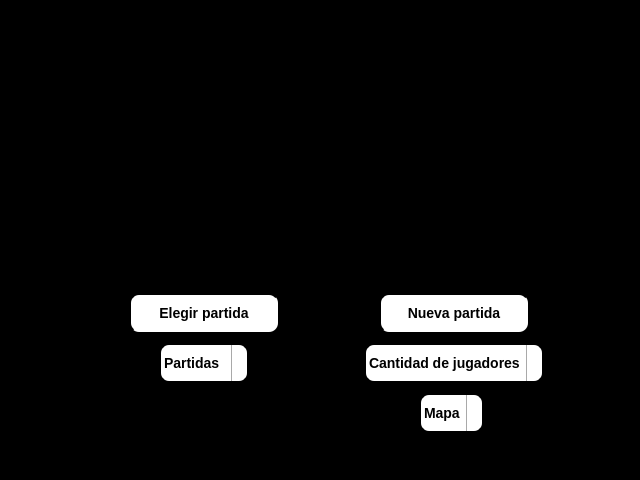
<?xml version="1.0" encoding="UTF-8"?>
<ui version="4.0">
 <class>MainWindow</class>
 <widget class="QMainWindow" name="MainWindow">
  <property name="enabled">
   <bool>true</bool>
  </property>
  <property name="geometry">
   <rect>
    <x>0</x>
    <y>0</y>
    <width>640</width>
    <height>480</height>
   </rect>
  </property>
  <property name="sizePolicy">
   <sizepolicy hsizetype="Expanding" vsizetype="Expanding">
    <horstretch>0</horstretch>
    <verstretch>0</verstretch>
   </sizepolicy>
  </property>
  <property name="minimumSize">
   <size>
    <width>640</width>
    <height>480</height>
   </size>
  </property>
  <property name="windowTitle">
   <string>Worms 2D</string>
  </property>
  <property name="styleSheet">
   <string notr="true">background-color: black;</string>
  </property>
  <widget class="QWidget" name="centralwidget">
   <property name="enabled">
    <bool>true</bool>
   </property>
   <property name="sizePolicy">
    <sizepolicy hsizetype="Expanding" vsizetype="Expanding">
     <horstretch>0</horstretch>
     <verstretch>0</verstretch>
    </sizepolicy>
   </property>
   <property name="minimumSize">
    <size>
     <width>640</width>
     <height>480</height>
    </size>
   </property>
   <property name="contextMenuPolicy">
    <enum>Qt::PreventContextMenu</enum>
   </property>
   <layout class="QGridLayout" name="gridLayout">
    <item row="0" column="0">
     <widget class="QFrame" name="frame_2">
      <property name="minimumSize">
       <size>
        <width>640</width>
        <height>240</height>
       </size>
      </property>
      <property name="maximumSize">
       <size>
        <width>640</width>
        <height>240</height>
       </size>
      </property>
      <property name="frameShape">
       <enum>QFrame::StyledPanel</enum>
      </property>
      <property name="frameShadow">
       <enum>QFrame::Raised</enum>
      </property>
      <widget class="QLabel" name="logo">
       <property name="geometry">
        <rect>
         <x>110</x>
         <y>8</y>
         <width>425</width>
         <height>240</height>
        </rect>
       </property>
       <property name="styleSheet">
        <string notr="true"/>
       </property>
       <property name="text">
        <string/>
       </property>
       <property name="pixmap">
        <pixmap>/home/alan/Escritorio/Taller-de-Programacion-I/TPs/TP3 - Worms/Worms/client/vista/data/background1.jpg</pixmap>
       </property>
       <property name="scaledContents">
        <bool>true</bool>
       </property>
      </widget>
     </widget>
    </item>
    <item row="1" column="0">
     <widget class="QFrame" name="frame">
      <property name="enabled">
       <bool>true</bool>
      </property>
      <property name="sizePolicy">
       <sizepolicy hsizetype="Preferred" vsizetype="Preferred">
        <horstretch>0</horstretch>
        <verstretch>0</verstretch>
       </sizepolicy>
      </property>
      <property name="minimumSize">
       <size>
        <width>640</width>
        <height>240</height>
       </size>
      </property>
      <property name="maximumSize">
       <size>
        <width>640</width>
        <height>240</height>
       </size>
      </property>
      <property name="frameShape">
       <enum>QFrame::StyledPanel</enum>
      </property>
      <property name="frameShadow">
       <enum>QFrame::Raised</enum>
      </property>
      <widget class="QComboBox" name="partidasComboBox">
       <property name="geometry">
        <rect>
         <x>150</x>
         <y>100</y>
         <width>90</width>
         <height>40</height>
        </rect>
       </property>
       <property name="sizePolicy">
        <sizepolicy hsizetype="Preferred" vsizetype="Preferred">
         <horstretch>0</horstretch>
         <verstretch>0</verstretch>
        </sizepolicy>
       </property>
       <property name="maximumSize">
        <size>
         <width>300</width>
         <height>300</height>
        </size>
       </property>
       <property name="styleSheet">
        <string notr="true">QComboBox {
	background-color: white;
	border-style: outset;
	border-width: 2px;
	border-radius: 10px;
	font: bold 14px;
}

QComboBox QAbstractItemView {
	background: white;
	background-color: darkgray;
	border-style: outset;
	border-width: 2px;
	border-color: grey;
	font: bold 14px;
	color: black;
	border: 2px solid darkgray;
}

/*QComboBox QAbstractItemView {
	background: white;
	background-color: white;
	border-style: outset;
	border-width: 2px;
	border-color: grey;
	font: bold 14px;
	color: black;
}*/

QComboBox:on {
	padding-top: 3px;
	padding-left: 4px;
}

QComboBox::drop-down {
	subcontrol-origin: padding;
	subcontrol-position: top right;
	width: 15px;

	border-left-width: 1px;
	border-left-color: darkgray;
	border-left-style: solid;
	border-top-right-radius: 3px;
	border-bottom-right-radius: 3px;
}

/* QComboBox::down-arrow:on {
	top: 1px;
	left: 1px;
}*/</string>
       </property>
       <item>
        <property name="text">
         <string>Partidas</string>
        </property>
       </item>
      </widget>
      <widget class="QPushButton" name="elegirPartidaButton">
       <property name="geometry">
        <rect>
         <x>120</x>
         <y>50</y>
         <width>150</width>
         <height>40</height>
        </rect>
       </property>
       <property name="sizePolicy">
        <sizepolicy hsizetype="Preferred" vsizetype="Preferred">
         <horstretch>0</horstretch>
         <verstretch>0</verstretch>
        </sizepolicy>
       </property>
       <property name="maximumSize">
        <size>
         <width>300</width>
         <height>300</height>
        </size>
       </property>
       <property name="styleSheet">
        <string notr="true">QPushButton {
	background-color: white;
	border-style: outset;
	border-width: 2px;
	border-radius: 10px;
	font: bold 14px;
}

QPushButton:hover {
	background: grey;
}

QPushButton:pressed {
	background-color: grey;
	border-style: inset;
}</string>
       </property>
       <property name="text">
        <string>Elegir partida</string>
       </property>
      </widget>
      <widget class="QPushButton" name="nuevaPartidaButton">
       <property name="geometry">
        <rect>
         <x>370</x>
         <y>50</y>
         <width>150</width>
         <height>40</height>
        </rect>
       </property>
       <property name="sizePolicy">
        <sizepolicy hsizetype="Preferred" vsizetype="Preferred">
         <horstretch>0</horstretch>
         <verstretch>0</verstretch>
        </sizepolicy>
       </property>
       <property name="maximumSize">
        <size>
         <width>300</width>
         <height>300</height>
        </size>
       </property>
       <property name="styleSheet">
        <string notr="true">QPushButton {
	background-color: white;
	border-style: outset;
	border-width: 2px;
	border-radius: 10px;
	font: bold 14px;
}

QPushButton:hover {
	background: grey;
}

QPushButton:pressed {
	background-color: grey;
	border-style: inset;
}</string>
       </property>
       <property name="text">
        <string>Nueva partida</string>
       </property>
      </widget>
      <widget class="QComboBox" name="jugadoresComboBox">
       <property name="geometry">
        <rect>
         <x>355</x>
         <y>100</y>
         <width>180</width>
         <height>40</height>
        </rect>
       </property>
       <property name="styleSheet">
        <string notr="true">QComboBox {
	background-color: white;
	border-style: outset;
	border-width: 2px;
	border-radius: 10px;
	font: bold 14px;
}

QComboBox QAbstractItemView {
	background: white;
	background-color: darkgray;
	border-style: outset;
	border-width: 2px;
	border-color: grey;
	font: bold 14px;
	color: black;
	border: 2px solid darkgray;
}

QComboBox::drop-down {
	border-left-width: 1px;
	border-left-color: darkgray;
	border-left-style: solid;
	border-top-right-radius: 3px;
	border-bottom-right-radius: 3px;
}

QComboBox::item:hover {
	color: black;
	background-color: gray;
}</string>
       </property>
       <property name="editable">
        <bool>false</bool>
       </property>
       <property name="currentText">
        <string>Cantidad de jugadores</string>
       </property>
       <item>
        <property name="text">
         <string>Cantidad de jugadores</string>
        </property>
       </item>
       <item>
        <property name="text">
         <string>2</string>
        </property>
       </item>
       <item>
        <property name="text">
         <string>3</string>
        </property>
       </item>
      </widget>
      <widget class="QComboBox" name="mapaComboBox">
       <property name="geometry">
        <rect>
         <x>410</x>
         <y>150</y>
         <width>65</width>
         <height>40</height>
        </rect>
       </property>
       <property name="styleSheet">
        <string notr="true">QComboBox {
	background-color: white;
	border-style: outset;
	border-width: 2px;
	border-radius: 10px;
	font: bold 14px;
}

QComboBox QAbstractItemView {
	background: white;
	background-color: darkgray;
	border-style: outset;
	border-width: 2px;
	border-color: grey;
	font: bold 14px;
	color: black;
	border: 2px solid darkgray;
}

QComboBox::drop-down {
	border-left-width: 1px;
	border-left-color: darkgray;
	border-left-style: solid;
	border-top-right-radius: 3px;
	border-bottom-right-radius: 3px;
}

QComboBox::item:hover {
	color: black;
	background-color: gray;
}</string>
       </property>
       <property name="editable">
        <bool>false</bool>
       </property>
       <property name="currentText">
        <string>Mapa</string>
       </property>
       <item>
        <property name="text">
         <string>Mapa</string>
        </property>
       </item>
       <item>
        <property name="text">
         <string>1</string>
        </property>
       </item>
       <item>
        <property name="text">
         <string>2</string>
        </property>
       </item>
       <item>
        <property name="text">
         <string>3</string>
        </property>
       </item>
      </widget>
     </widget>
    </item>
   </layout>
  </widget>
 </widget>
 <resources/>
 <connections/>
</ui>
